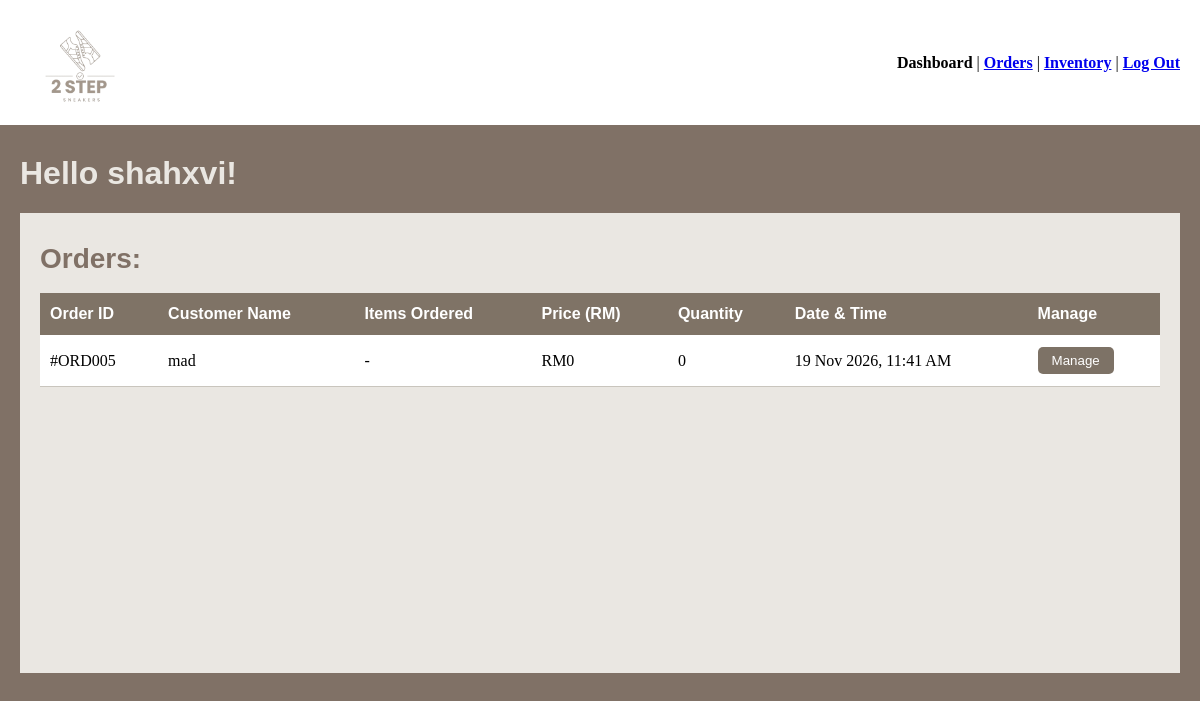
Page /staff/staff_dashboard.php (signed in) on the committed database.
### tables this page shows
CREATE TABLE `user` (
  `user_id` bigint(20) NOT NULL AUTO_INCREMENT,
  `username` varchar(255) NOT NULL,
  `password` varchar(255) NOT NULL,
  `fullname` varchar(255) DEFAULT NULL,
  `nric` varchar(255) DEFAULT NULL,
  `join_date` datetime DEFAULT NULL,
  `leave_date` datetime DEFAULT NULL,
  `role_id` bigint(20) DEFAULT NULL,
  PRIMARY KEY (`user_id`),
  KEY `user_role_id_foreign` (`role_id`),
  CONSTRAINT `user_role_id_foreign` FOREIGN KEY (`role_id`) REFERENCES `role` (`role_id`)
);

CREATE TABLE `customer_order` (
  `customer_order_id` bigint(20) NOT NULL AUTO_INCREMENT,
  `user_id` bigint(20) NOT NULL,
  `status_id` bigint(20) NOT NULL,
  `order_date_time` datetime NOT NULL,
  PRIMARY KEY (`customer_order_id`),
  KEY `customer_order_status_id_foreign` (`status_id`),
  KEY `customer_order_user_id_foreign` (`user_id`),
  CONSTRAINT `customer_order_status_id_foreign` FOREIGN KEY (`status_id`) REFERENCES `status` (`status_id`),
  CONSTRAINT `customer_order_user_id_foreign` FOREIGN KEY (`user_id`) REFERENCES `user` (`user_id`)
);

### staff/staff_dashboard.php (the view, shortened to what this page needs)
<?php
require_once __DIR__ . '/../config/db.php';
function e($text) {
    return htmlspecialchars((string)$text, ENT_QUOTES, 'UTF-8');
}
$stmt = $conn->prepare("SELECT username FROM user WHERE user_id = ?");
$stmt->bind_param("i", $_SESSION['user_id']);
$stmt->execute();
$staff = $stmt->get_result()->fetch_assoc();
$staffName = $staff ? $staff['username'] : "Staff";
$sql = "SELECT
            co.customer_order_id,
            COALESCE(u.fullname, u.username) AS customer_name,
            COALESCE(GROUP_CONCAT(DISTINCT s.shoe_name SEPARATOR ', '), '-') AS items_ordered,
            COALESCE(SUM(s.shoe_price * od.quantity), 0) AS total_price,
            COALESCE(SUM(od.quantity), 0) AS total_quantity,
            co.order_date_time
        FROM customer_order co
        JOIN user u ON co.user_id = u.user_id
        LEFT JOIN order_details od ON co.customer_order_id = od.customer_order_id
        LEFT JOIN shoe_variant sv ON od.shoe_variant_id = sv.shoe_variant_id
        LEFT JOIN shoe s ON sv.shoe_id = s.shoe_id
        WHERE co.is_completed = 0
        GROUP BY co.customer_order_id, co.order_date_time, u.fullname, u.username
        ORDER BY co.order_date_time DESC
        LIMIT 5";
$result = $conn->query($sql);
$orders = [];
while ($result && $row = $result->fetch_assoc()) {
    $orders[] = $row;
}
?>
<!DOCTYPE html>
<html lang="en">
<head>
    <link rel="stylesheet" href="staff/staff_dashboard.css">
</head>
<body>
    <header>
        <div class="logo-container">
            <img src="images/logo.png" alt="2 Step Sneakers" class="logo">
        </div>
        <nav>
            <a><strong>Dashboard</strong></a> |
            <a href="staff/staff_dashboard.php"><strong>Orders</strong></a> |
            <a href="staff/staff_inventory.php"><strong>Inventory</strong></a> |
            <a href="auth/login/login.html"><strong>Log Out</strong></a>
        </nav>
    </header>
    <main>
        <h1>Hello <?= e($staffName) ?>!</h1>
        <div class="panel orders-panel">
            <h2><strong>Orders:</strong></h2>
            <table class="orders-table">
                <thead>
                    <tr>
                        <th>Order ID</th>
                        <th>Customer Name</th>
                        <th>Items Ordered</th>
                        <th>Price (RM)</th>
                        <th>Quantity</th>
                        <th>Date &amp; Time</th>
                        <th>Manage</th>
                    </tr>
                </thead>
                <tbody>
                    <?php if (count($orders) > 0): ?>
                        <?php foreach ($orders as $row): ?>
                            <tr>
                                <td>#ORD<?= str_pad($row['customer_order_id'], 3, "0", STR_PAD_LEFT) ?></td>
                                <td><?= e($row['customer_name']) ?></td>
                                <td><?= e($row['items_ordered']) ?></td>
                                <td>RM<?= number_format($row['total_price'], 0) ?></td>
                                <td><?= (int)$row['total_quantity'] ?></td>
                                <td><?= date("d M Y, h:i A", strtotime($row['order_date_time'])) ?></td>
                                <td><button class="manage-btn" onclick="openPopup(<?= (int)$row['customer_order_id'] ?>)">Manage</button></td>
                            </tr>
                        <?php endforeach; ?>
                    <?php else: ?>
                        <tr><td colspan="7" class="no-order">No orders yet.</td></tr>
                    <?php endif; ?>
                </tbody>
            </table>
        </div>
    </main>
</body>
</html>

### staff/staff_dashboard.css (style rules this page uses)
header { background-color: white; display: flex; justify-content: space-between; align-items: center; padding: 10px 20px; }
body { background-color: #807166; background-repeat: no-repeat; background-position: center; background-size: cover; background-attachment: fixed; min-height: 100vh; margin: 0; }
.logo-container { background: white; padding: 5px 12px; border-radius: 4px; }
.logo { max-width: 100%; height: 95px; display: block; }
main { padding: 20px; max-width: 1200px; margin: 0 auto; }
h1 { margin-top: 10px; color:#eae7e2; font-family: 'Lucida Sans', 'Lucida Sans Regular', 'Lucida Grande', 'Lucida Sans Unicode', Geneva, Verdana, sans-serif; }
h2 { margin-top: 10px; color: #807166; font-family: 'Lucida Sans', 'Lucida Sans Regular', 'Lucida Grande', 'Lucida Sans Unicode', Geneva, Verdana, sans-serif; }
th { font-family: 'Lucida Sans', 'Lucida Sans Regular', 'Lucida Grande', 'Lucida Sans Unicode', Geneva, Verdana, sans-serif; color:#eae7e2; }
.panel { background: #eae7e2; padding: 20px; min-height: 420px; }
.panel h2 { font-weight: 400; font-size: 28px; margin-bottom: 18px; }
.orders-table { width: 100%; border-collapse: collapse; margin-top: 15px; font-size: 16px; }
.orders-table th { background-color: #7f7366; color: #ffffff; padding: 12px 10px; text-align: left; }
.orders-table td { padding: 12px 10px; border-bottom: 1px solid #c9c5bd; color: #000000; }
.orders-table tbody tr:nth-child(odd) { background-color: #ffffff; }
.manage-btn { background: #7d7266; color: white; border: none; padding: 6px 14px; border-radius: 5px; cursor: pointer; }

### rows in the picture
user: username "shahxvi"
customer_order: customer_order_id "005", customer_name "mad", items_ordered "-", total_price "0", total_quantity "0", order_date_time "19 Nov 2026, 11:41 AM"
